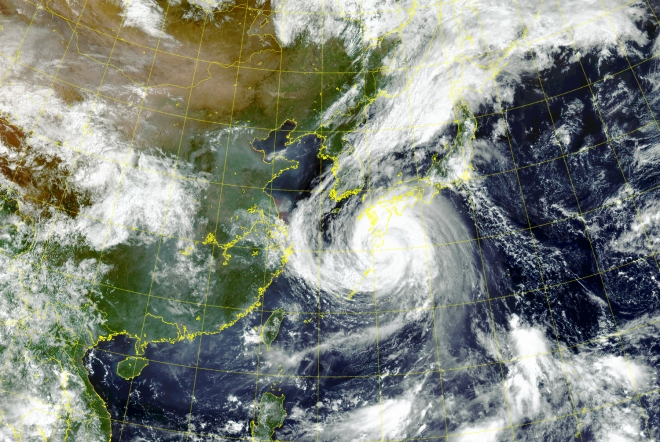
#> input picture weather-map.jpg, 660 x 442 px
$ python homework2.py
#> lines starting #> are read from the running program, lines starting #| are printed output that depends on the picture; after the words box and inside, x2 and y2 are one past the last pixel; in counts of white or black regions, pixels touching at a corner belong together
import numpy as np, cv2
import copy
def fun5_colormap_HSV():
    global th, hue, Bgr, Hsv, img_bg
    # 1 load image
    # 2 convert colormap
    img_bg = cv2.imread("weather-map.jpg")
#> img_bg is the input picture: shape (442, 660, 3); mean B, G, R 124.2, 133.4, 127.6
    Bgr = cv2.imread("weatherman-on-green2.jpg", cv2.IMREAD_COLOR)
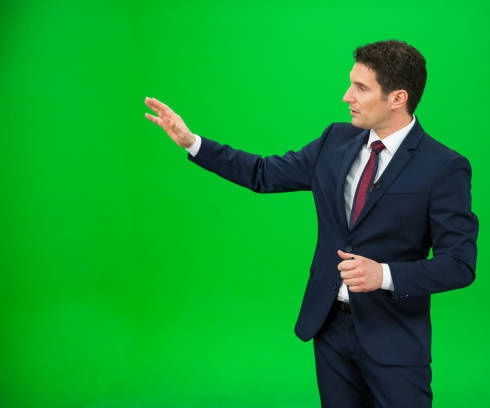
#> input picture weatherman-on-green2.jpg, 490 x 408 px
#> Bgr is the input picture: shape (408, 490, 3); mean B, G, R 43.7, 155.3, 14.3
    Hsv = cv2.cvtColor(Bgr, cv2.COLOR_BGR2HSV) #변환
#> Hsv: shape (408, 490, 3); mean H, S, V 72.2, 220.3, 159.7
    hue = np.copy(Hsv[:,:,0])
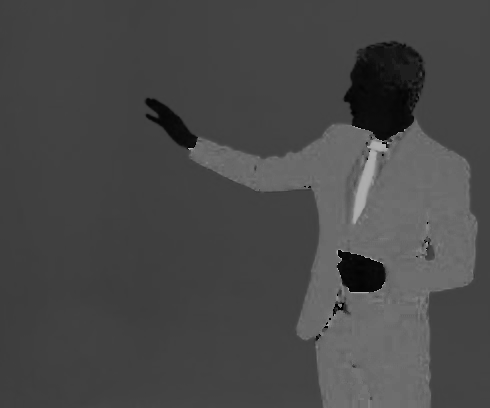
#> hue: shape (408, 490); min 0, max 179, mean 72.2
    cv2.imshow("bgr_input", Bgr) #input image
    cv2.namedWindow("result")
    #3 create trackbars with CB function
    th = [55, 70]
    cv2.createTrackbar("H_thresh1", "result", th[0], 255, onThreshold_H0)
    cv2.createTrackbar("H_thresh2", "result", th[1], 255, onThreshold_H1)
    onThreshold_H0(th[0]) #initial view

def onThreshold_H0(value):
#> called with value = 55
    global res_im
    th[0] = cv2.getTrackbarPos("H_thresh1", "result")
    #thresholding:
    _, res_im = cv2.threshold(hue, th[1], 255, cv2.THRESH_TOZERO_INV)
    cv2.threshold(res_im, th[0], 255, cv2.THRESH_BINARY, res_im)
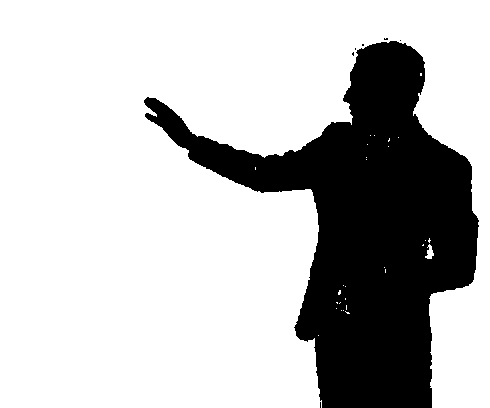
#> res_im: shape (408, 490); 74.8% white; 7 black regions (6 under 20 px), largest, box (x1, y1, x2, y2) and area: (144, 41, 479, 408) 50408
    cv2.imshow("result", res_im)
    chromakey()

def onThreshold_H1(value):
    th[1] = cv2.getTrackbarPos("H_thresh2", "result")
    #thresholding:
    _, res_im = cv2.threshold(hue, th[1], 255, cv2.THRESH_TOZERO_INV)
    cv2.threshold(res_im, th[0], 255, cv2.THRESH_BINARY, res_im)
    cv2.imshow("result", res_im)
    chromakey()

def chromakey():
    global roi

    roi = img_bg[34:442, 170:660]  # 관심 영역(roi) 지정
    mask = cv2.bitwise_not(res_im) #마스크 반전

    image_man = cv2.bitwise_and(Bgr, Bgr, mask=mask)  # 배경 제거한 남자 이미지
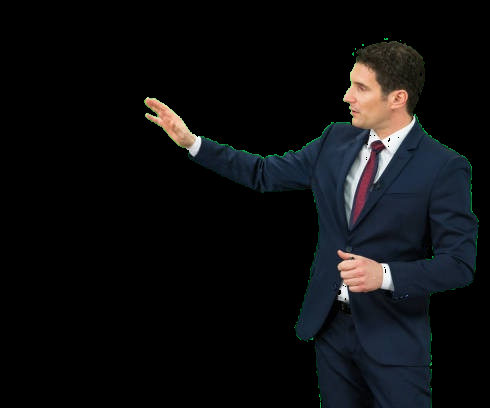
#> image_man: shape (408, 490, 3); mean B, G, R 15.7, 14.2, 13.4
    image_bg = cv2.bitwise_and(roi, roi, mask=res_im)  # 마스킹된 배경

    img_bg_copy = copy.deepcopy(img_bg)
    img_bg_copy2 = copy.deepcopy(img_bg)
    img_bg_copy[34:442, 170:660] = image_bg  #마스킹된 배경을 원본에 복사
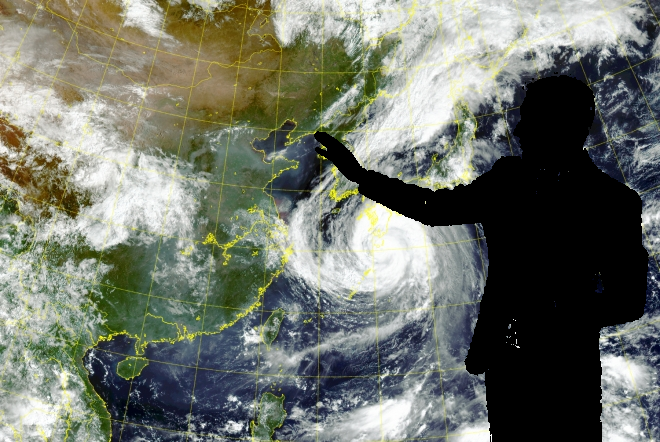
#> img_bg_copy: shape (442, 660, 3); 17.29% of pixels changed, all inside (x1, y1, x2, y2) = (314, 72, 649, 442)
    cv2.imshow('img_bg', img_bg_copy)

    dst = cv2.add(image_man, image_bg)  # 남자와 배경을 합성
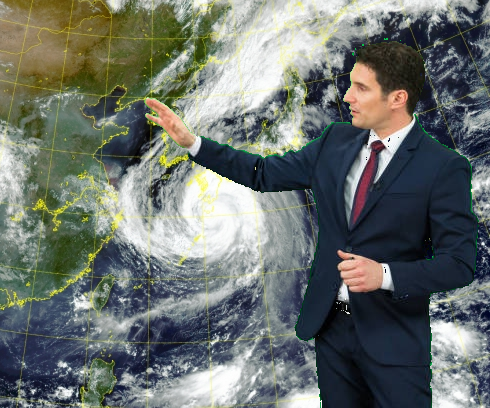
#> dst: shape (408, 490, 3); mean B, G, R 108.1, 113, 107
    img_bg_copy2[34:442, 170:660] = dst  # 합성된 영상을 원본(기상지도)에 복사
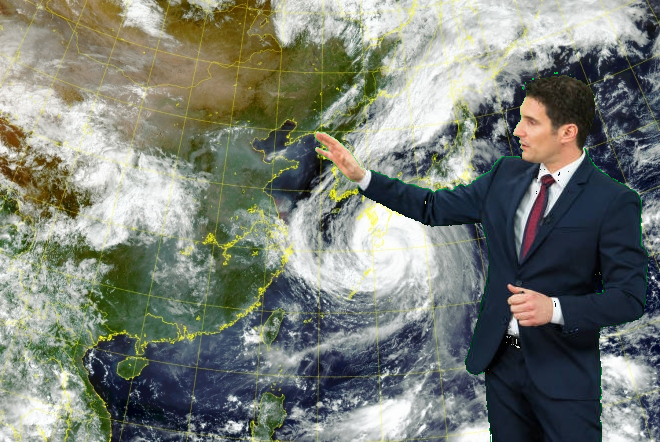
#> img_bg_copy2: shape (442, 660, 3); 17.29% of pixels changed, all inside (x1, y1, x2, y2) = (314, 72, 649, 442)
    cv2.imshow('image-tv', img_bg_copy2)

    cv2.imshow('mask-man', mask)
    cv2.imshow('image-man', image_man)


fun5_colormap_HSV()


cv2.waitKey(0)
cv2.destroyAllWindows()
